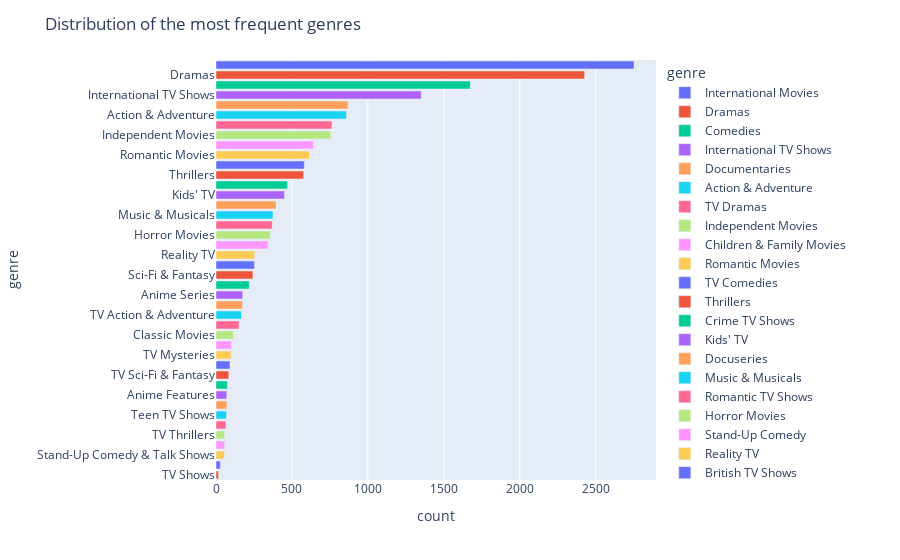

Notebook code for this chart:
### Markdown cell above
Now we can see which categories have the most content. Let's visialise the results.

### Code cell
fig_bar = px.bar(genre_counts_, x = 'count', y= 'genre', color= 'genre',
                 orientation='h')
fig_bar.update_layout(title= 'Distribution of the most frequent genres')

fig_bar.show()

### Figure 1 — Plotly figure (JSON) as saved in the notebook; plotly's stock layout.template omitted (floating-point values rounded to 4 significant figures)
{"data": [{"alignmentgroup": "True", "hovertemplate": "genre=%{y}<br>count=%{x}<extra></extra>", "legendgroup": "International Movies", "marker": {"color": "#636efa"}, "name": "International Movies", "offsetgroup": "International Movies", "orientation": "h", "showlegend": true, "textposition": "auto", "type": "bar", "x": [2752], "xaxis": "x", "y": ["International Movies"], "yaxis": "y"}, {"alignmentgroup": "True", "hovertemplate": "genre=%{y}<br>count=%{x}<extra></extra>", "legendgroup": "Dramas", "marker": {"color": "#EF553B"}, "name": "Dramas", "offsetgroup": "Dramas", "orientation": "h", "showlegend": true, "textposition": "auto", "type": "bar", "x": [2427], "xaxis": "x", "y": ["Dramas"], "yaxis": "y"}, {"alignmentgroup": "True", "hovertemplate": "genre=%{y}<br>count=%{x}<extra></extra>", "legendgroup": "Comedies", "marker": {"color": "#00cc96"}, "name": "Comedies", "offsetgroup": "Comedies", "orientation": "h", "showlegend": true, "textposition": "auto", "type": "bar", "x": [1674], "xaxis": "x", "y": ["Comedies"], "yaxis": "y"}, {"alignmentgroup": "True", "hovertemplate": "genre=%{y}<br>count=%{x}<extra></extra>", "legendgroup": "International TV Shows", "marker": {"color": "#ab63fa"}, "name": "International TV Shows", "offsetgroup": "International TV Shows", "orientation": "h", "showlegend": true, "textposition": "auto", "type": "bar", "x": [1351], "xaxis": "x", "y": ["International TV Shows"], "yaxis": "y"}, {"alignmentgroup": "True", "hovertemplate": "genre=%{y}<br>count=%{x}<extra></extra>", "legendgroup": "Documentaries", "marker": {"color": "#FFA15A"}, "name": "Documentaries", "offsetgroup": "Documentaries", "orientation": "h", "showlegend": true, "textposition": "auto", "type": "bar", "x": [869], "xaxis": "x", "y": ["Documentaries"], "yaxis": "y"}, {"alignmentgroup": "True", "hovertemplate": "genre=%{y}<br>count=%{x}<extra></extra>", "legendgroup": "Action & Adventure", "marker": {"color": "#19d3f3"}, "name": "Action & Adventure", "offsetgroup": "Action & Adventure", "orientation": "h", "showlegend": true, "textposition": "auto", "type": "bar", "x": [859], "xaxis": "x", "y": ["Action & Adventure"], "yaxis": "y"}, {"alignmentgroup": "True", "hovertemplate": "genre=%{y}<br>count=%{x}<extra></extra>", "legendgroup": "TV Dramas", "marker": {"color": "#FF6692"}, "name": "TV Dramas", "offsetgroup": "TV Dramas", "orientation": "h", "showlegend": true, "textposition": "auto", "type": "bar", "x": [763], "xaxis": "x", "y": ["TV Dramas"], "yaxis": "y"}, {"alignmentgroup": "True", "hovertemplate": "genre=%{y}<br>count=%{x}<extra></extra>", "legendgroup": "Independent Movies", "marker": {"color": "#B6E880"}, "name": "Independent Movies", "offsetgroup": "Independent Movies", "orientation": "h", "showlegend": true, "textposition": "auto", "type": "bar", "x": [756], "xaxis": "x", "y": ["Independent Movies"], "yaxis": "y"}, {"alignmentgroup": "True", "hovertemplate": "genre=%{y}<br>count=%{x}<extra></extra>", "legendgroup": "Children & Family Movies", "marker": {"color": "#FF97FF"}, "name": "Children & Family Movies", "offsetgroup": "Children & Family Movies", "orientation": "h", "showlegend": true, "textposition": "auto", "type": "bar", "x": [641], "xaxis": "x", "y": ["Children & Family Movies"], "yaxis": "y"}, {"alignmentgroup": "True", "hovertemplate": "genre=%{y}<br>count=%{x}<extra></extra>", "legendgroup": "Romantic Movies", "marker": {"color": "#FECB52"}, "name": "Romantic Movies", "offsetgroup": "Romantic Movies", "orientation": "h", "showlegend": true, "textposition": "auto", "type": "bar", "x": [616], "xaxis": "x", "y": ["Romantic Movies"], "yaxis": "y"}, {"alignmentgroup": "True", "hovertemplate": "genre=%{y}<br>count=%{x}<extra></extra>", "legendgroup": "TV Comedies", "marker": {"color": "#636efa"}, "name": "TV Comedies", "offsetgroup": "TV Comedies", "orientation": "h", "showlegend": true, "textposition": "auto", "type": "bar", "x": [581], "xaxis": "x", "y": ["TV Comedies"], "yaxis": "y"}, {"alignmentgroup": "True", "hovertemplate": "genre=%{y}<br>count=%{x}<extra></extra>", "legendgroup": "Thrillers", "marker": {"color": "#EF553B"}, "name": "Thrillers", "offsetgroup": "Thrillers", "orientation": "h", "showlegend": true, "textposition": "auto", "type": "bar", "x": [577], "xaxis": "x", "y": ["Thrillers"], "yaxis": "y"}, {"alignmentgroup": "True", "hovertemplate": "genre=%{y}<br>count=%{x}<extra></extra>", "legendgroup": "Crime TV Shows", "marker": {"color": "#00cc96"}, "name": "Crime TV Shows", "offsetgroup": "Crime TV Shows", "orientation": "h", "showlegend": true, "textposition": "auto", "type": "bar", "x": [470], "xaxis": "x", "y": ["Crime TV Shows"], "yaxis": "y"}, {"alignmentgroup": "True", "hovertemplate": "genre=%{y}<br>count=%{x}<extra></extra>", "legendgroup": "Kids' TV", "marker": {"color": "#ab63fa"}, "name": "Kids' TV", "offsetgroup": "Kids' TV", "orientation": "h", "showlegend": true, "textposition": "auto", "type": "bar", "x": [451], "xaxis": "x", "y": ["Kids' TV"], "yaxis": "y"}, {"alignmentgroup": "True", "hovertemplate": "genre=%{y}<br>count=%{x}<extra></extra>", "legendgroup": "Docuseries", "marker": {"color": "#FFA15A"}, "name": "Docuseries", "offsetgroup": "Docuseries", "orientation": "h", "showlegend": true, "textposition": "auto", "type": "bar", "x": [395], "xaxis": "x", "y": ["Docuseries"], "yaxis": "y"}, {"alignmentgroup": "True", "hovertemplate": "genre=%{y}<br>count=%{x}<extra></extra>", "legendgroup": "Music & Musicals", "marker": {"color": "#19d3f3"}, "name": "Music & Musicals", "offsetgroup": "Music & Musicals", "orientation": "h", "showlegend": true, "textposition": "auto", "type": "bar", "x": [375], "xaxis": "x", "y": ["Music & Musicals"], "yaxis": "y"}, {"alignmentgroup": "True", "hovertemplate": "genre=%{y}<br>count=%{x}<extra></extra>", "legendgroup": "Romantic TV Shows", "marker": {"color": "#FF6692"}, "name": "Romantic TV Shows", "offsetgroup": "Romantic TV Shows", "orientation": "h", "showlegend": true, "textposition": "auto", "type": "bar", "x": [370], "xaxis": "x", "y": ["Romantic TV Shows"], "yaxis": "y"}, {"alignmentgroup": "True", "hovertemplate": "genre=%{y}<br>count=%{x}<extra></extra>", "legendgroup": "Horror Movies", "marker": {"color": "#B6E880"}, "name": "Horror Movies", "offsetgroup": "Horror Movies", "orientation": "h", "showlegend": true, "textposition": "auto", "type": "bar", "x": [357], "xaxis": "x", "y": ["Horror Movies"], "yaxis": "y"}, {"alignmentgroup": "True", "hovertemplate": "genre=%{y}<br>count=%{x}<extra></extra>", "legendgroup": "Stand-Up Comedy", "marker": {"color": "#FF97FF"}, "name": "Stand-Up Comedy", "offsetgroup": "Stand-Up Comedy", "orientation": "h", "showlegend": true, "textposition": "auto", "type": "bar", "x": [343], "xaxis": "x", "y": ["Stand-Up Comedy"], "yaxis": "y"}, {"alignmentgroup": "True", "hovertemplate": "genre=%{y}<br>count=%{x}<extra></extra>", "legendgroup": "Reality TV", "marker": {"color": "#FECB52"}, "name": "Reality TV", "offsetgroup": "Reality TV", "orientation": "h", "showlegend": true, "textposition": "auto", "type": "bar", "x": [255], "xaxis": "x", "y": ["Reality TV"], "yaxis": "y"}, {"alignmentgroup": "True", "hovertemplate": "genre=%{y}<br>count=%{x}<extra></extra>", "legendgroup": "British TV Shows", "marker": {"color": "#636efa"}, "name": "British TV Shows", "offsetgroup": "British TV Shows", "orientation": "h", "showlegend": true, "textposition": "auto", "type": "bar", "x": [253], "xaxis": "x", "y": ["British TV Shows"], "yaxis": "y"}, {"alignmentgroup": "True", "hovertemplate": "genre=%{y}<br>count=%{x}<extra></extra>", "legendgroup": "Sci-Fi & Fantasy", "marker": {"color": "#EF553B"}, "name": "Sci-Fi & Fantasy", "offsetgroup": "Sci-Fi & Fantasy", "orientation": "h", "showlegend": true, "textposition": "auto", "type": "bar", "x": [243], "xaxis": "x", "y": ["Sci-Fi & Fantasy"], "yaxis": "y"}, {"alignmentgroup": "True", "hovertemplate": "genre=%{y}<br>count=%{x}<extra></extra>", "legendgroup": "Sports Movies", "marker": {"color": "#00cc96"}, "name": "Sports Movies", "offsetgroup": "Sports Movies", "orientation": "h", "showlegend": true, "textposition": "auto", "type": "bar", "x": [219], "xaxis": "x", "y": ["Sports Movies"], "yaxis": "y"}, {"alignmentgroup": "True", "hovertemplate": "genre=%{y}<br>count=%{x}<extra></extra>", "legendgroup": "Anime Series", "marker": {"color": "#ab63fa"}, "name": "Anime Series", "offsetgroup": "Anime Series", "orientation": "h", "showlegend": true, "textposition": "auto", "type": "bar", "x": [176], "xaxis": "x", "y": ["Anime Series"], "yaxis": "y"}, {"alignmentgroup": "True", "hovertemplate": "genre=%{y}<br>count=%{x}<extra></extra>", "legendgroup": "Spanish-Language TV Shows", "marker": {"color": "#FFA15A"}, "name": "Spanish-Language TV Shows", "offsetgroup": "Spanish-Language TV Shows", "orientation": "h", "showlegend": true, "textposition": "auto", "type": "bar", "x": [174], "xaxis": "x", "y": ["Spanish-Language TV Shows"], "yaxis": "y"}, {"alignmentgroup": "True", "hovertemplate": "genre=%{y}<br>count=%{x}<extra></extra>", "legendgroup": "TV Action & Adventure", "marker": {"color": "#19d3f3"}, "name": "TV Action & Adventure", "offsetgroup": "TV Action & Adventure", "orientation": "h", "showlegend": true, "textposition": "auto", "type": "bar", "x": [168], "xaxis": "x", "y": ["TV Action & Adventure"], "yaxis": "y"}, {"alignmentgroup": "True", "hovertemplate": "genre=%{y}<br>count=%{x}<extra></extra>", "legendgroup": "Korean TV Shows", "marker": {"color": "#FF6692"}, "name": "Korean TV Shows", "offsetgroup": "Korean TV Shows", "orientation": "h", "showlegend": true, "textposition": "auto", "type": "bar", "x": [151], "xaxis": "x", "y": ["Korean TV Shows"], "yaxis": "y"}, {"alignmentgroup": "True", "hovertemplate": "genre=%{y}<br>count=%{x}<extra></extra>", "legendgroup": "Classic Movies", "marker": {"color": "#B6E880"}, "name": "Classic Movies", "offsetgroup": "Classic Movies", "orientation": "h", "showlegend": true, "textposition": "auto", "type": "bar", "x": [116], "xaxis": "x", "y": ["Classic Movies"], "yaxis": "y"}, {"alignmentgroup": "True", "hovertemplate": "genre=%{y}<br>count=%{x}<extra></extra>", "legendgroup": "LGBTQ Movies", "marker": {"color": "#FF97FF"}, "name": "LGBTQ Movies", "offsetgroup": "LGBTQ Movies", "orientation": "h", "showlegend": true, "textposition": "auto", "type": "bar", "x": [102], "xaxis": "x", "y": ["LGBTQ Movies"], "yaxis": "y"}, {"alignmentgroup": "True", "hovertemplate": "genre=%{y}<br>count=%{x}<extra></extra>", "legendgroup": "TV Mysteries", "marker": {"color": "#FECB52"}, "name": "TV Mysteries", "offsetgroup": "TV Mysteries", "orientation": "h", "showlegend": true, "textposition": "auto", "type": "bar", "x": [98], "xaxis": "x", "y": ["TV Mysteries"], "yaxis": "y"}, {"alignmentgroup": "True", "hovertemplate": "genre=%{y}<br>count=%{x}<extra></extra>", "legendgroup": "Science & Nature TV", "marker": {"color": "#636efa"}, "name": "Science & Nature TV", "offsetgroup": "Science & Nature TV", "orientation": "h", "showlegend": true, "textposition": "auto", "type": "bar", "x": [92], "xaxis": "x", "y": ["Science & Nature TV"], "yaxis": "y"}, {"alignmentgroup": "True", "hovertemplate": "genre=%{y}<br>count=%{x}<extra></extra>", "legendgroup": "TV Sci-Fi & Fantasy", "marker": {"color": "#EF553B"}, "name": "TV Sci-Fi & Fantasy", "offsetgroup": "TV Sci-Fi & Fantasy", "orientation": "h", "showlegend": true, "textposition": "auto", "type": "bar", "x": [84], "xaxis": "x", "y": ["TV Sci-Fi & Fantasy"], "yaxis": "y"}, {"alignmentgroup": "True", "hovertemplate": "genre=%{y}<br>count=%{x}<extra></extra>", "legendgroup": "TV Horror", "marker": {"color": "#00cc96"}, "name": "TV Horror", "offsetgroup": "TV Horror", "orientation": "h", "showlegend": true, "textposition": "auto", "type": "bar", "x": [75], "xaxis": "x", "y": ["TV Horror"], "yaxis": "y"}, {"alignmentgroup": "True", "hovertemplate": "genre=%{y}<br>count=%{x}<extra></extra>", "legendgroup": "Anime Features", "marker": {"color": "#ab63fa"}, "name": "Anime Features", "offsetgroup": "Anime Features", "orientation": "h", "showlegend": true, "textposition": "auto", "type": "bar", "x": [71], "xaxis": "x", "y": ["Anime Features"], "yaxis": "y"}, {"alignmentgroup": "True", "hovertemplate": "genre=%{y}<br>count=%{x}<extra></extra>", "legendgroup": "Cult Movies", "marker": {"color": "#FFA15A"}, "name": "Cult Movies", "offsetgroup": "Cult Movies", "orientation": "h", "showlegend": true, "textposition": "auto", "type": "bar", "x": [71], "xaxis": "x", "y": ["Cult Movies"], "yaxis": "y"}, {"alignmentgroup": "True", "hovertemplate": "genre=%{y}<br>count=%{x}<extra></extra>", "legendgroup": "Teen TV Shows", "marker": {"color": "#19d3f3"}, "name": "Teen TV Shows", "offsetgroup": "Teen TV Shows", "orientation": "h", "showlegend": true, "textposition": "auto", "type": "bar", "x": [69], "xaxis": "x", "y": ["Teen TV Shows"], "yaxis": "y"}, {"alignmentgroup": "True", "hovertemplate": "genre=%{y}<br>count=%{x}<extra></extra>", "legendgroup": "Faith & Spirituality", "marker": {"color": "#FF6692"}, "name": "Faith & Spirituality", "offsetgroup": "Faith & Spirituality", "orientation": "h", "showlegend": true, "textposition": "auto", "type": "bar", "x": [65], "xaxis": "x", "y": ["Faith & Spirituality"], "yaxis": "y"}, {"alignmentgroup": "True", "hovertemplate": "genre=%{y}<br>count=%{x}<extra></extra>", "legendgroup": "TV Thrillers", "marker": {"color": "#B6E880"}, "name": "TV Thrillers", "offsetgroup": "TV Thrillers", "orientation": "h", "showlegend": true, "textposition": "auto", "type": "bar", "x": [57], "xaxis": "x", "y": ["TV Thrillers"], "yaxis": "y"}, {"alignmentgroup": "True", "hovertemplate": "genre=%{y}<br>count=%{x}<extra></extra>", "legendgroup": "Movies", "marker": {"color": "#FF97FF"}, "name": "Movies", "offsetgroup": "Movies", "orientation": "h", "showlegend": true, "textposition": "auto", "type": "bar", "x": [57], "xaxis": "x", "y": ["Movies"], "yaxis": "y"}, {"alignmentgroup": "True", "hovertemplate": "genre=%{y}<br>count=%{x}<extra></extra>", "legendgroup": "Stand-Up Comedy & Talk Shows", "marker": {"color": "#FECB52"}, "name": "Stand-Up Comedy & Talk Shows", "offsetgroup": "Stand-Up Comedy & Talk Shows", "orientation": "h", "showlegend": true, "textposition": "auto", "type": "bar", "x": [56], "xaxis": "x", "y": ["Stand-Up Comedy & Talk Shows"], "yaxis": "y"}, {"alignmentgroup": "True", "hovertemplate": "genre=%{y}<br>count=%{x}<extra></extra>", "legendgroup": "Classic & Cult TV", "marker": {"color": "#636efa"}, "name": "Classic & Cult TV", "offsetgroup": "Classic & Cult TV", "orientation": "h", "showlegend": true, "textposition": "auto", "type": "bar", "x": [28], "xaxis": "x", "y": ["Classic & Cult TV"], "yaxis": "y"}, {"alignmentgroup": "True", "hovertemplate": "genre=%{y}<br>count=%{x}<extra></extra>", "legendgroup": "TV Shows", "marker": {"color": "#EF553B"}, "name": "TV Shows", "offsetgroup": "TV Shows", "orientation": "h", "showlegend": true, "textposition": "auto", "type": "bar", "x": [16], "xaxis": "x", "y": ["TV Shows"], "yaxis": "y"}], "layout": {"barmode": "relative", "legend": {"title": {"text": "genre"}, "tracegroupgap": 0}, "margin": {"t": 60}, "title": {"text": "Distribution of the most frequent genres"}, "xaxis": {"anchor": "y", "domain": [0, 1], "title": {"text": "count"}}, "yaxis": {"anchor": "x", "categoryarray": ["TV Shows", "Classic & Cult TV", "Stand-Up Comedy & Talk Shows", "Movies", "TV Thrillers", "Faith & Spirituality", "Teen TV Shows", "Cult Movies", "Anime Features", "TV Horror", "TV Sci-Fi & Fantasy", "Science & Nature TV", "TV Mysteries", "LGBTQ Movies", "Classic Movies", "Korean TV Shows", "TV Action & Adventure", "Spanish-Language TV Shows", "Anime Series", "Sports Movies", "Sci-Fi & Fantasy", "British TV Shows", "Reality TV", "Stand-Up Comedy", "Horror Movies", "Romantic TV Shows", "Music & Musicals", "Docuseries", "Kids' TV", "Crime TV Shows", "Thrillers", "TV Comedies", "Romantic Movies", "Children & Family Movies", "Independent Movies", "TV Dramas", "Action & Adventure", "Documentaries", "International TV Shows", "Comedies", "Dramas", "International Movies"], "categoryorder": "array", "domain": [0, 1], "title": {"text": "genre"}}}}
